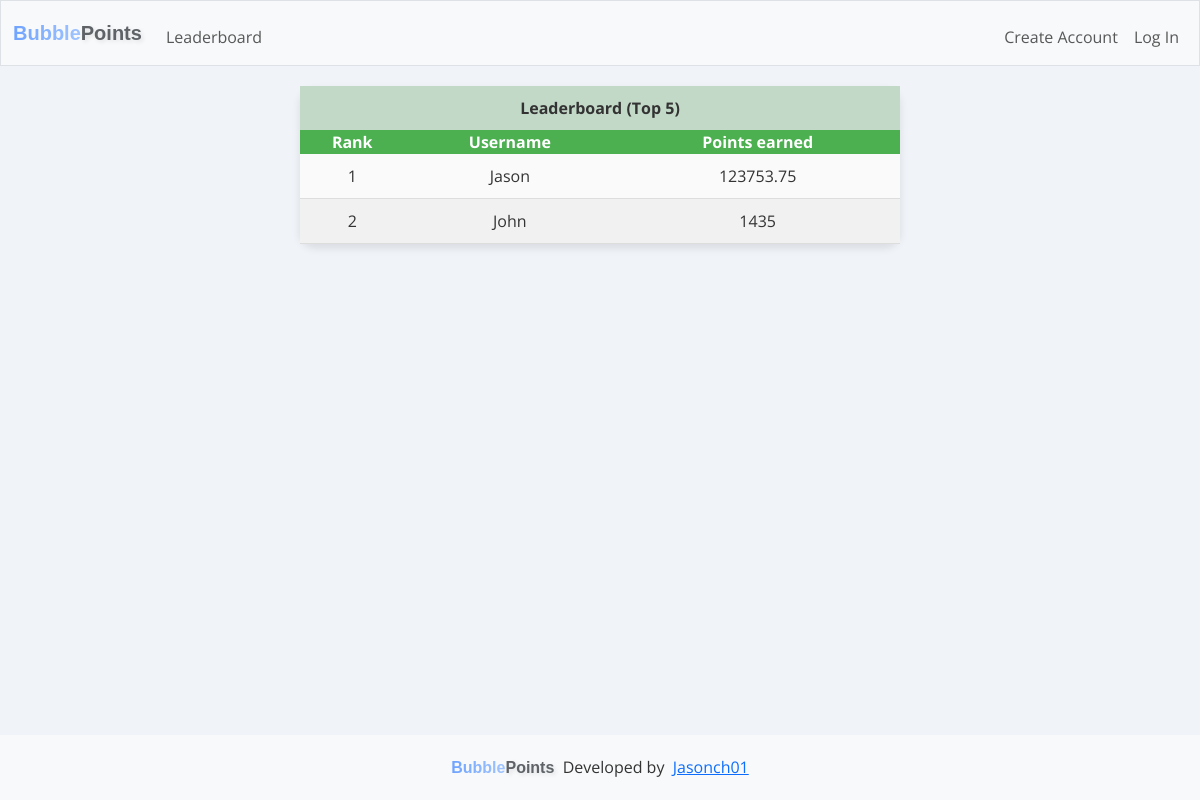
The app's page /leaderboard with its own data.
### tables this page shows
CREATE TABLE users (
        id INTEGER PRIMARY KEY AUTOINCREMENT NOT NULL,
        username TEXT NOT NULL,
        hash TEXT NOT NULL,
        points INTEGER NOT NULL DEFAULT 1000,
        total_points_earned INTEGER NOT NULL DEFAULT 0,
        email TEXT UNIQUE
    );

### app.py (the view)
@app.route("/leaderboard", methods=["GET", "POST"])
def leaderboard():
    user = cur.execute("SELECT username, total_points_earned FROM users ORDER BY total_points_earned DESC LIMIT 5").fetchall()
    print(user[0][0])
    if request.method == "POST":
        return redirect("/")
    else:
        return render_template("leaderboard.html", user=user)

### app.py (called while the page is built)
@app.after_request
def after_request(response):
    response.headers["Cache-Control"] = "no-cache, no-store, must-revalidate"
    response.headers["Expires"] = 0
    response.headers["Pragma"] = "no-cache"
    return response

### templates/leaderboard.html
{% extends "layout.html" %}
{% block main %}
<div class="container d-flex justify-content-center align-items-center leaderboard">
  <table class="leaderboard-table">
    <thead>
      <tr class="leaderboard-header">
        <th colspan="3" class="text-center">Leaderboard (Top 5)</th>
      </tr>
      <tr class="leaderboard-header-row">
        <th class="text-center">Rank</th>
        <th class="text-center">Username</th>
        <th class="text-center">Points earned</th>
      </tr>
    </thead>
    <tbody>
      {% for user in user %}
      <tr class="leaderboard-row">
        <td class="text-center">{{ loop.index }}</td>
        <td class="text-center">{{ user[0] }}</td>
        <td class="text-center">{{ user[1] }}</td>
      </tr>
      {% endfor %}
    </tbody>
  </table>
</div>
{% endblock %}

### static/style.css (style rules this page uses)
* { margin: 0; padding: 0; box-sizing: border-box; }
html { font-family:Arial, Helvetica, sans-serif; font-size: 1rem; }
html body { height: 100vh; margin: 0; display: flex; flex-direction: column; background-color: #F0F4F8; color: #333; }
body { font-family: 'Open Sans', sans-serif; }
.leaderboard { margin: 1em auto; }
.leaderboard { display: flex; justify-content: center; align-items: center; margin-top: 20px; }
.leaderboard-table { width: 80%; max-width: 600px; background-color: #fff; border-radius: 15px; padding: 20px; box-shadow: 0 4px 8px rgba(0, 0, 0, 0.1); border-collapse: collapse; }
.leaderboard-header { background-color: #C3D9C8; color: #333; font-weight: bold; }
.leaderboard-header-row { background-color: #4CAF50; color: white; }
.leaderboard-header th { padding: 10px; }
.leaderboard-row { background-color: #fafafa; border-bottom: 1px solid #ddd; transition: background-color 0.3s ease; }
.leaderboard-row td { padding: 10px; text-align: center; }
.text-center { text-align: center; }
.leaderboard-row:nth-child(even) { background-color: #f1f1f1; }

### records on screen
users: username "Jason", total_points_earned "123753.75"
users: username "John", total_points_earned "1435"
